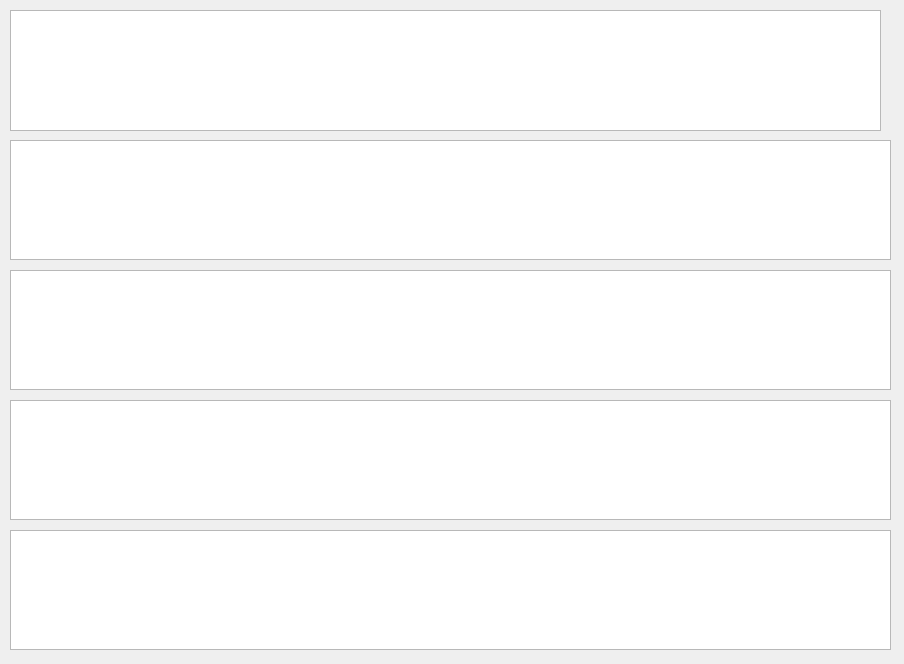
<?xml version="1.0" encoding="UTF-8"?>
<ui version="4.0">
 <class>Dialog_myDialog</class>
 <widget class="QDialog" name="Dialog_myDialog">
  <property name="geometry">
   <rect>
    <x>0</x>
    <y>0</y>
    <width>904</width>
    <height>664</height>
   </rect>
  </property>
  <property name="windowTitle">
   <string>Dialog</string>
  </property>
  <widget class="QPlainTextEdit" name="debugOut">
   <property name="geometry">
    <rect>
     <x>10</x>
     <y>10</y>
     <width>871</width>
     <height>121</height>
    </rect>
   </property>
  </widget>
  <widget class="QGraphicsView" name="QGV_leftFlexation">
   <property name="geometry">
    <rect>
     <x>10</x>
     <y>140</y>
     <width>881</width>
     <height>120</height>
    </rect>
   </property>
  </widget>
  <widget class="QGraphicsView" name="QGV_leftDeviation">
   <property name="geometry">
    <rect>
     <x>10</x>
     <y>270</y>
     <width>881</width>
     <height>120</height>
    </rect>
   </property>
  </widget>
  <widget class="QGraphicsView" name="QGV_rightFlexation">
   <property name="geometry">
    <rect>
     <x>10</x>
     <y>400</y>
     <width>881</width>
     <height>120</height>
    </rect>
   </property>
  </widget>
  <widget class="QGraphicsView" name="QGV_rightDeviation">
   <property name="geometry">
    <rect>
     <x>10</x>
     <y>530</y>
     <width>881</width>
     <height>120</height>
    </rect>
   </property>
  </widget>
 </widget>
 <resources/>
 <connections/>
</ui>
